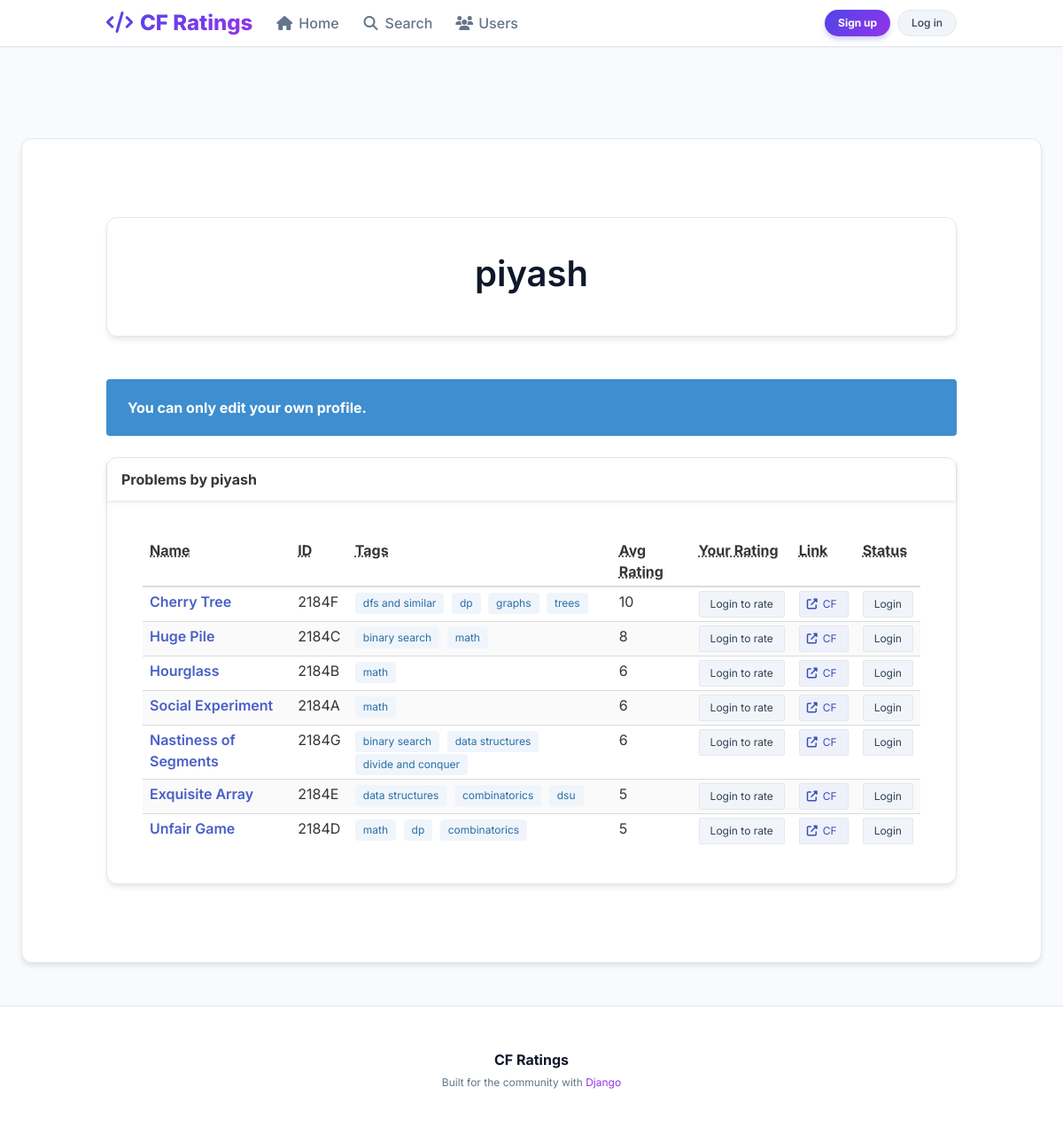
/user/piyash/, run on the app's committed database.
### problems/models.py (models this page shows, shortened)
class Problem(models.Model):
    name = models.CharField(max_length=255)
    problem_id = models.CharField(max_length=20, unique=True)  # e.g., 2184G
    contest_id = models.IntegerField()
    index = models.CharField(max_length=10)
    tags = models.ManyToManyField(Tag, related_name='problems')
    average_rating = models.FloatField(default=0.0)
    codeforces_rating = models.IntegerField(blank=True, null=True)
    codeforces_rating_estimated = models.BooleanField(default=False)
    owner = models.ForeignKey(settings.AUTH_USER_MODEL, on_delete=models.SET_NULL, null=True, related_name='owned_problems')

class Tag(models.Model):
    name = models.CharField(max_length=50, unique=True)

### problems/views.py (the view, shortened to what this page needs)
# urls.py: path('user/<str:username>/', views.ProfileView.as_view(), name='profile'),
class ProfileView(View):
    def get(self, request, username):
        user = get_object_or_404(User, username=username)
        profile, _ = UserProfile.objects.get_or_create(user=user)
        cf_data = None
        if profile.codeforces_handle:
            try:
                cf_data = fetch_user_info(profile.codeforces_handle)
            except CodeforcesAPIError as e:
                messages.error(request, f"Codeforces fetch error: {e}")
        form = None
        if request.user.username == username:
            form = UserProfileForm(instance=profile)
        rated = Rating.objects.filter(user=user).select_related('problem')
        rating_map = {r.problem.problem_id: r.value for r in rated}
        user_problems = Problem.objects.filter(Q(user_problems__user=user) | Q(ratings__user=user)).distinct().prefetch_related('tags').order_by('-average_rating')
        user_problem_objs = UserProblem.objects.filter(user=user, problem__in=user_problems)
        status_map = {up.problem.problem_id: up.status for up in user_problem_objs}
        for p in user_problems:
            p.user_rating = rating_map.get(p.problem_id)
            p.user_status = status_map.get(p.problem_id)
        return render(request, 'profile.html', {'profile_user': user, 'profile': profile, 'cf_data': cf_data, 'form': form, 'user_problems': user_problems, 'rating_choices': list(range(0, 11))})

### templates/profile.html (shortened to what this page needs)
{% extends 'base.html' %}
{% block content %}
<section class="section">
  <div class="container">
    <div class="card mb-6">
      <div class="card-content has-text-centered">
        <h1 class="title is-2 mb-2">{{ profile_user.username }}</h1>
      </div>
    </div>
    {% if user.username == profile_user.username %}
      <div class="card mb-6">
        <div class="card-header">
          <p class="card-header-title">Edit Profile</p>
        </div>
        <div class="card-content">
          <form method="post" enctype="multipart/form-data">{% csrf_token %}
            {{ form.as_p }}
            <div class="field is-grouped">
              <div class="control">
                <button class="button is-primary is-medium">Save Changes</button>
              </div>
            </div>
          </form>
        </div>
      </div>
    {% else %}
      <div class="notification is-info">
        <strong>You can only edit your own profile.</strong>
      </div>
    {% endif %}
    {% if user_problems %}
      <div class="card">
        <div class="card-header">
          <p class="card-header-title">Problems by {{ profile_user.username }}</p>
        </div>
        <div class="card-content">
          <div class="table-container">
            <table class="table is-fullwidth is-striped is-hoverable is-narrow">
              <thead>
                <tr>
                  <th><abbr title="Problem Name">Name</abbr></th>
                  <th><abbr title="Problem ID">ID</abbr></th>
                  <th><abbr title="Tags">Tags</abbr></th>
                  <th><abbr title="Average Rating">Avg Rating</abbr></th>
                  <th><abbr title="Your Rating">Your Rating</abbr></th>
                  <th><abbr title="Codeforces Link">Link</abbr></th>
                  <th><abbr title="Status">Status</abbr></th>
                </tr>
              </thead>
              <tbody>
                {% for p in user_problems %}
                  <tr>
                    <td>
                      <a href="{% url 'problem_detail' p.problem_id %}" class="has-text-weight-semibold">{{ p.name }}</a>
                    </td>
                    <td class="is-monospace">{{ p.problem_id }}</td>
                    <td>
                      {% for t in p.tags.all %}
                        <span class="tag is-info is-light is-small mr-1">{{ t.name }}</span>
                      {% empty %}
                        <span class="tag is-light is-small">No tags</span>
                      {% endfor %}
                    </td>
                    <td>{{ p.average_rating|floatformat:0 }}</td>
                    <td>
                      {% if user.is_authenticated %}
                        <div class="field has-addons">
                          <div class="control">
                            <div class="select is-small">
                              <select name="value">
                                {% for val in rating_choices %}
                                  <option value="{{ val }}" {% if p.user_rating == val %}selected{% endif %}>{{ val }}</option>
                                {% endfor %}
                              </select>
                            </div>
                          </div>
                          <div class="control">
                            <button class="button is-small is-info" form="rate-{{ p.problem_id }}">Save</button>
                          </div>
                        </div>
                        <form id="rate-{{ p.problem_id }}" method="post" action="{% url 'rate_problem' p.problem_id %}" style="display:inline;">
                          {% csrf_token %}
                          <input type="hidden" name="next" value="{{ request.get_full_path }}">
                        </form>
                      {% else %}
                        <a href="{% url 'login' %}" class="button is-small is-light">Login to rate</a>
                      {% endif %}
                    </td>
                    <td>
                      <a class="button is-small is-link is-light" href="https://codeforces.com/problemset/problem/{{ p.contest_id }}/{{ p.index }}" target="_blank" rel="noopener">
                        <span class="icon is-small">
                          <i class="fas fa-external-link-alt"></i>
                        </span>
                        <span>CF</span>
                      </a>
                    </td>
                    <td>
                      {% if user.is_authenticated %}
                        <div class="buttons">
                          <form method="post" action="{% url 'mark_problem' p.problem_id %}" class="is-inline">
                            {% csrf_token %}
                            <input type="hidden" name="status" value="pending">
                            <input type="hidden" name="next" value="{{ request.get_full_path }}">
                            <button type="submit" class="button is-small {% if p.user_status == 'pending' %}is-warning is-selected{% else %}is-light{% endif %}">
                              Pending
                            </button>
                          </form>
                          <form method="post" action="{% url 'mark_problem' p.problem_id %}" class="is-inline">
                            {% csrf_token %}
                            <input type="hidden" name="status" value="solved">
                            <input type="hidden" name="next" value="{{ request.get_full_path }}">
                            <button type="submit" class="button is-small {% if p.user_status == 'solved' %}is-success is-selected{% else %}is-light{% endif %}">
                              Solved
                            </button>
                          </form>
                        </div>
                      {% else %}
                        <a href="{% url 'login' %}" class="button is-small is-light">Login</a>
                      {% endif %}
                    </td>
                  </tr>
                {% endfor %}
              </tbody>
            </table>
          </div>
        </div>
      </div>
    {% endif %}
  </div>
</section>
{% endblock %}

### templates/base.html (style rules this page uses)
:root { --bg-color: #f8fafc; --card-bg: #ffffff; --text-color: #334155; --title-color: #0f172a; --primary-color: #4f46e5; --primary-gradient: linear-gradient(135deg, #4f46e5, #9333ea); }
body { background-color: var(--bg-color); color: var(--text-color); font-family: 'Inter', sans-serif; min-height: 100vh; display: flex; flex-direction: column; }
.card { background-color: var(--card-bg); border: 1px solid #e2e8f0; border-radius: 12px; box-shadow: 0 4px 6px -1px rgba(0, 0, 0, 0.1); color: var(--text-color); }
.card-content { padding: 2.5rem; }
.title { color: var(--title-color); }
.button.is-light { background-color: #f1f5f9; color: #334155; border: 1px solid #e2e8f0; }

### data on the page
Problem: name "Cherry Tree", problem_id "2184F", average_rating "10"
Tag: name "dfs and similar"
Tag: name "dp"
Tag: name "graphs"
Tag: name "trees"
Problem: name "Huge Pile", problem_id "2184C", average_rating "8"
Tag: name "binary search"
Tag: name "math"
Problem: name "Hourglass", problem_id "2184B", average_rating "6"
Problem: name "Social Experiment", problem_id "2184A", average_rating "6"
Problem: name "Nastiness of Segments", problem_id "2184G", average_rating "6"
Tag: name "data structures"
Tag: name "divide and conquer"
Problem: name "Exquisite Array", problem_id "2184E", average_rating "5"
Tag: name "combinatorics"
Tag: name "dsu"
Problem: name "Unfair Game", problem_id "2184D", average_rating "5"

### other printed values
{{ profile_user.username }} "piyash"
